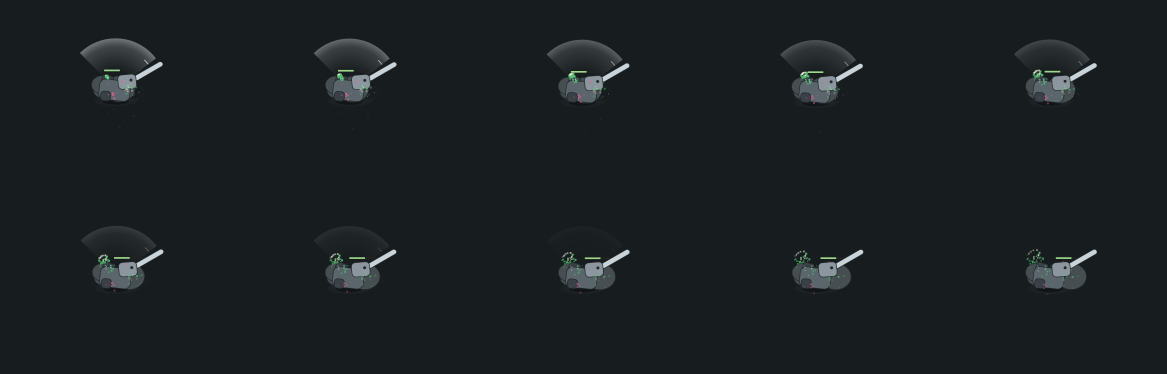
#> input picture spikes/swingtest/proof/STRIP-heavy-impact.png, 3500 x 1120 px, found by its file name (shown at 1/3 size)
$ python postprocess.py ../spikes/swingtest/proof/STRIP-heavy-impact.png
#> lines starting #> are read from the running program, lines starting #| are printed output that depends on the picture; after the words box and inside, x2 and y2 are one past the last pixel; in counts of white or black regions, pixels touching at a corner belong together
### tools/bg_clean.py
# Remove a flat/gradient background from a generated sprite (gpt-image-1 sometimes bakes one in
# despite a transparent request). Color-keyed flood-fill from the edges: a pixel is background
# only if it is close to the sampled corner colour AND connected to the border. The subject
# (far from the bg colour) halts the fill, so soft painterly edges are preserved.
# Usage: python tools/bg_clean.py public/art/frog_warden.png [tol] [feather]

import sys
from collections import deque
from pathlib import Path
from PIL import Image, ImageFilter


def _corner_bg(px, w, h, s=24):
    cols = []
    for cx, cy in ((0, 0), (w - 1, 0), (0, h - 1), (w - 1, h - 1)):
        rs = gs = bs = n = 0
        for dx in range(s):
            for dy in range(s):
                x = min(w - 1, max(0, cx + (dx if cx == 0 else -dx)))
                y = min(h - 1, max(0, cy + (dy if cy == 0 else -dy)))
                r, g, b, _ = px[x, y]
                rs += r; gs += g; bs += b; n += 1
        cols.append((rs / n, gs / n, bs / n))
    return cols


def clean(path: str, tol: int = 90, feather: int = 1) -> None:
    im = Image.open(path).convert("RGBA")
    w, h = im.size
    px = im.load()
    corners = _corner_bg(px, w, h)

    def is_bg(x, y):
        r, g, b, _ = px[x, y]
        # close to ANY corner colour (handles a gradient across the image)
        for cr, cg, cb in corners:
            if abs(r - cr) + abs(g - cg) + abs(b - cb) <= tol:
                return True
        return False

    bg = [[False] * w for _ in range(h)]
    q = deque()

    def push(x, y):
        if 0 <= x < w and 0 <= y < h and not bg[y][x] and is_bg(x, y):
            bg[y][x] = True
            q.append((x, y))

    for x in range(w):
        push(x, 0); push(x, h - 1)
    for y in range(h):
        push(0, y); push(w - 1, y)
    while q:
        x, y = q.popleft()
        for dx, dy in ((1, 0), (-1, 0), (0, 1), (0, -1)):
            push(x + dx, y + dy)

    alpha = Image.new("L", (w, h), 255)
    ap = alpha.load()
    for y in range(h):
        row = bg[y]
        for x in range(w):
            if row[x]:
                ap[x, y] = 0
    if feather:
        alpha = alpha.filter(ImageFilter.GaussianBlur(feather))
    im.putalpha(alpha)
    im.save(path)
    filled = sum(sum(r) for r in bg)
    print(f"cleaned {Path(path).name}: removed {100 * filled / (w * h):.0f}% as background")


# [91 lines left out: functions dehalo, colorize_green, strip, not called in this run]


# [11 lines that do not run on import are left out]

### tools/postprocess.py
# Slice-hero post-process: turn gpt-image-1's detailed output into crisp PIXEL ART that blends
# with the pixel-art swamp backdrop (Ian art-direction 2026-07-07). Two steps:
#   1) remove any baked-in background (color-keyed edge flood, if the corners are opaque)
#   2) pixelate: downscale to a small grid + quantize the palette + hard alpha edges
# Rendered with imageSmoothingEnabled=false in-game, this reads as detailed pixel art.
# Usage: python tools/postprocess.py [name ...]   (default: all slice heroes)

import sys
from pathlib import Path
from PIL import Image

sys.path.insert(0, str(Path(__file__).parent))
from bg_clean import clean as bg_clean  # saves in place

ROOT = Path(__file__).resolve().parent.parent
ART = ROOT / "public" / "art"

# per-asset pixel height (bigger heroes = a touch more resolution) + palette size
TARGETS = {
    "frog_warden": (150, 64),
    "prop_lotus": (150, 56),
    "enemy_sludgeling": (120, 48),
    "enemy_bogrunner": (128, 48),
    "enemy_shellback": (128, 56),
}
DEFAULT = (128, 48)


def corners_opaque(im: Image.Image) -> bool:
    w, h = im.size
    px = im.load()
    a = [px[0, 0][3], px[w - 1, 0][3], px[0, h - 1][3], px[w - 1, h - 1][3]]
    return sum(a) / 4 > 170


def pixelate(path: Path, target_h: int, colors: int) -> None:
#> called with target_h = 128, colors = 48
    im = Image.open(path).convert("RGBA")
    # 1) strip a baked background if present
    if corners_opaque(im):
#> in corners_opaque, `a = [px[0, 0][3], px[w - 1, 0][3], px[0, h - 1][3], px[w - 1, h - 1][3]]`: a = [255, 255, 255, 255]
        bg_clean(str(path), tol=100, feather=0)
#> in clean, `corners = _corner_bg(px, w, h)`: corners = [(23, 28, 30), (23, 28, 30), (23, 28, 30), (23, 28, 30)]
#> in clean, `alpha = Image.new("L", (w, h), 255)`: alpha: PIL image 3500x1120 L; every value is 255
#> in clean, `im.putalpha(alpha)`:
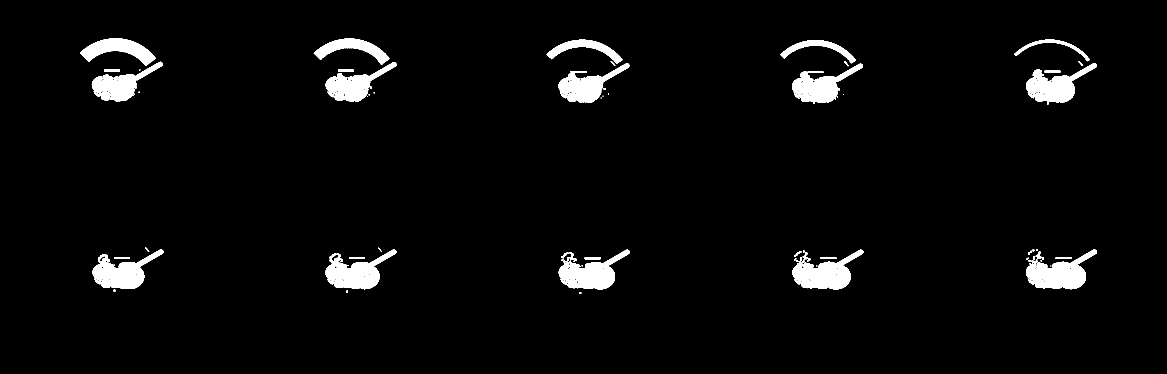
#> alpha: PIL image 3500x1120 L (shown at 1/3 size); 3.6% white; 130 white regions (30 under 20 px), largest, box (x1, y1, x2, y2) and area: (976, 759, 1139, 868) 10268, (278, 763, 433, 867) 9923, (3099, 785, 3258, 868) 9861
#> in clean, `im.putalpha(alpha)`:
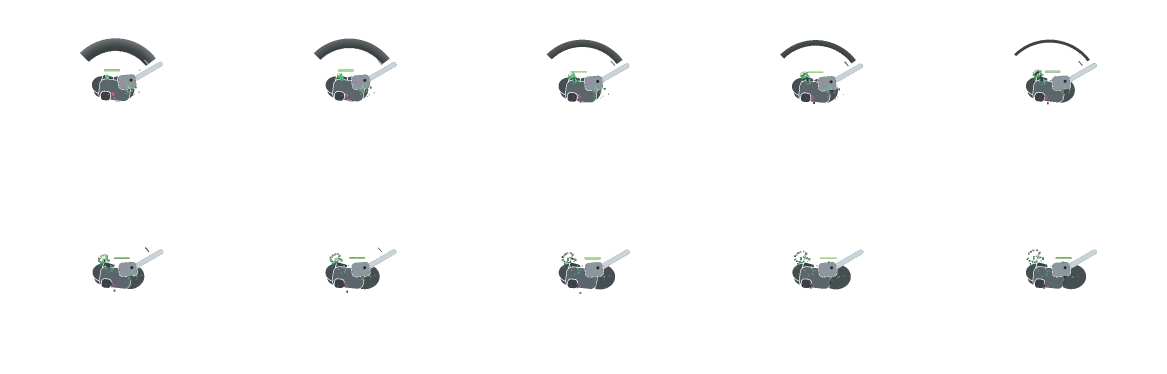
#> im: PIL image 3500x1120 RGBA (shown at 1/3 size); mean R, G, B, A 26.2, 31.4, 33.4, 9.2; transparent parts drawn white
#| cleaned STRIP-heavy-impact.png: removed 96% as background
        im = Image.open(path).convert("RGBA")
    # 2) downscale to the pixel grid
    w, h = im.size
    tw = max(1, round(w * target_h / h))
    small = im.resize((tw, target_h), Image.LANCZOS)
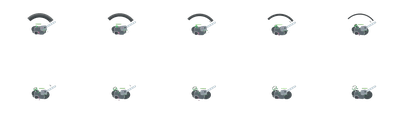
#> small: PIL image 400x128 RGBA; mean R, G, B, A 6.9, 7.7, 7.6, 9.2; transparent parts drawn white
    r, g, b, a = small.split()
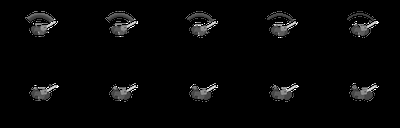
#> r: PIL image 400x128 L; min 0, max 255, mean 6.9
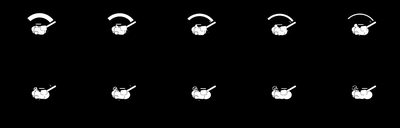
#> a: PIL image 400x128 L; min 0, max 255, mean 9.2
    # quantize RGB to a tight palette for pixel-art cohesion
    rgb = Image.merge("RGB", (r, g, b))
    q = rgb.quantize(colors=colors, method=Image.MEDIANCUT, dither=Image.NONE).convert("RGB")
    # crisp alpha edges (no semi-transparent fuzz -> reads as pixels)
    a = a.point(lambda v: 255 if v > 110 else 0)
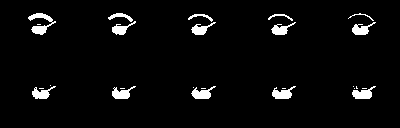
#> a: PIL image 400x128 L; 3.8% white; 25 white regions (11 under 20 px), largest, box (x1, y1, x2, y2) and area: (28, 13, 56, 35) 248, (272, 86, 296, 99) 175, (191, 86, 216, 99) 173
    out = Image.merge("RGBA", (*q.split(), a))
    out.save(path)
    print(f"pixelated {path.name} -> {tw}x{target_h}, {colors} colors")
#| pixelated STRIP-heavy-impact.png -> 400x128, 48 colors


if __name__ == "__main__":
    names = sys.argv[1:] or list(TARGETS)
    for n in names:
        p = ART / (n if n.endswith(".png") else f"{n}.png")
        th, col = TARGETS.get(p.stem, DEFAULT)
        pixelate(p, th, col)
